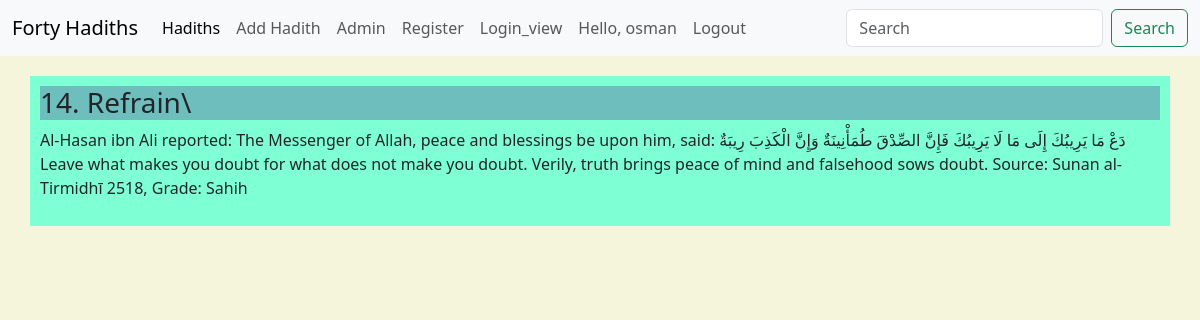
The app's page /hadith_detail/14/ (signed in) with its own data.
### app/models.py (models this page shows, shortened)
class Hadith(models.Model):
    CATEGORY = (
        ('Hadith', 'Hadith'),
        ('Quran', 'Quran'),
        ('Others', 'Others')
    )
    tag = models.CharField(max_length=50, null=True, blank=True)
    title = models.CharField(max_length=200, null=True)
    detail = models.TextField(blank=True)
    date_created = models.DateTimeField(auto_now_add=True, null=True)
    date_updated = models.DateTimeField(auto_now=True, null=True)
    category = models.CharField(max_length=100, null=True, blank=True, choices=CATEGORY)

### app/views.py (the view)
# urls.py: path('hadith_detail/<str:pk>/', hadith_detail, name='hadith_detail'),
def hadith_detail(request, pk):
    hadith = Hadith.objects.get(id=pk)
    context={
        'hadith': hadith
    }
    return render(request, 'app/detail.html', context)

### app/templates/app/detail.html
{% extends 'app/home.html' %}
{% block content %}
<div class="container">
        <h3 class="title">{{hadith.id}}. {{hadith.title}}</h3>
        <p class="detail">{{hadith.detail}}</p>
</div>
{% endblock %}

### app/templates/app/home.html (shortened to what this page needs)
{% load static %}
<!DOCTYPE html>
<html>
<head>
<link href="https://cdn.jsdelivr.net/npm/bootstrap@5.3.1/dist/css/bootstrap.min.css" rel="stylesheet">
<link rel='stylesheet' type='text/css' href='{% static "/css/hadith.css" %}'>
</head>
<body>
    <nav class="navbar navbar-expand-lg navbar-light bg-light">
        <div class="container-fluid">
          <a class="navbar-brand" href="{%url 'home' %}">Forty Hadiths
          </a>
          <div class="collapse navbar-collapse" id="navbarSupportedContent">
            <ul class="navbar-nav me-auto mb-2 mb-lg-0">
              <li class="nav-item">
                <a class="nav-link active" aria-current="page" href="{% url 'hadith' %}">Hadiths</a>
              </li>
              <li class="nav-item">
                <a class="nav-link" href="{%url 'create' %}">Add Hadith</a>
              </li>
              <li class="nav-item">
                <a class="nav-link" href="/admin/">Admin</a>
              </li>
              <li class="nav-item">
                <a class="nav-link" href="{% url 'register' %}">Register</a>
              </li>
              <li class="nav-item">
                <a class="nav-link" href="{% url 'login_view' %}">Login_view</a>
              </li>
              {% if user.is_authenticated %}
              <li class="nav-item">
                <a class="nav-link">Hello, {{user.username}}</a>
              </li>
              {% else %}
              <li class="nav-item">
                <a class="nav-link" href="{% url 'loginpage' %}">Login</a>
              </li>
              {% endif %}
              {% if user.is_authenticated %}
              <li class="nav-item">
                <a class="nav-link" href="{% url 'logout' %}">Logout</a>
              </li>
              {% endif %}
            </ul>
            <form method='GET' class="d-flex" action='{% url "search" %}'>
              <input name='q' class="form-control me-2" type="search" placeholder="Search" aria-label="Search">
              <button class="btn btn-outline-success" type="submit">Search</button>
            </form>
          </div>
        </div>
      </nav>
  {% block content %}
  {% endblock %}
</body>
</html>

### static/css/hadith.css (style rules this page uses)
.container { background-color: aquamarine; margin: 20px auto; padding: 10px; }
body { background-color: beige; }
.title { background-color: rgb(110, 190, 190); margin: none; }
.detail { text-decoration: none; }

### records on screen
Hadith: id "14", title "Refrain\\", detail "Al-Hasan ibn Ali reported: The Messenger of Allah, peace and blessings be upon him, said: دَعْ مَا يَرِيبُكَ إِلَى مَا لَا يَرِيبُكَ فَإِنَّ الصِّدْقَ طُمَأْنِينَةٌ وَإِنَّ الْكَذِبَ رِيبَةٌ Leave what makes you doubt for what does not make you doubt. Verily, truth brings peace of mind and falsehood sows doubt. Source: Sunan al-Tirmidhī 2518, Grade: Sahih"

### other values on screen
{{ user.username }} "osman"
